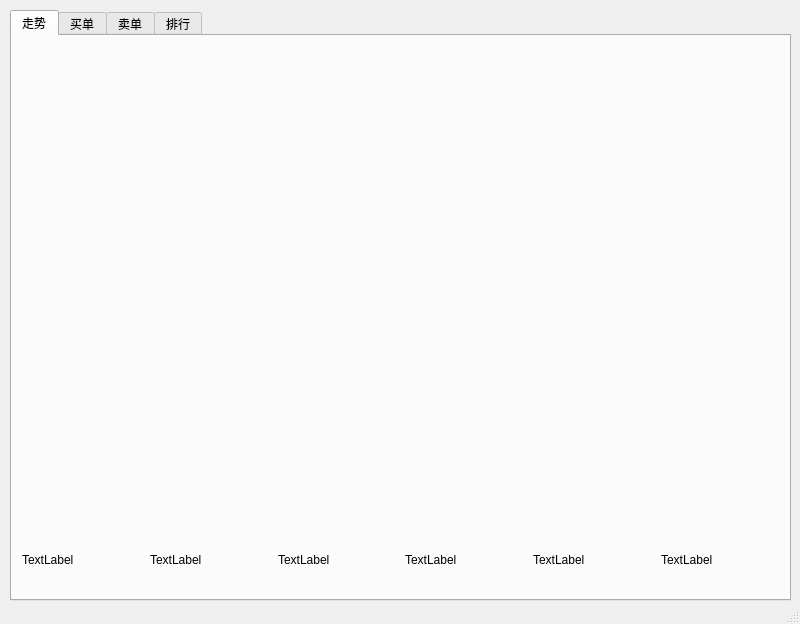
<?xml version="1.0" encoding="UTF-8"?>
<ui version="4.0">
 <class>MainWindow</class>
 <widget class="QMainWindow" name="MainWindow">
  <property name="geometry">
   <rect>
    <x>0</x>
    <y>0</y>
    <width>800</width>
    <height>624</height>
   </rect>
  </property>
  <property name="windowTitle">
   <string>MainWindow</string>
  </property>
  <widget class="QWidget" name="centralwidget">
   <widget class="QTabWidget" name="tabWidget">
    <property name="geometry">
     <rect>
      <x>10</x>
      <y>10</y>
      <width>781</width>
      <height>591</height>
     </rect>
    </property>
    <property name="currentIndex">
     <number>0</number>
    </property>
    <widget class="QWidget" name="tab">
     <attribute name="title">
      <string>走势</string>
     </attribute>
     <widget class="QWidget" name="verticalLayoutWidget">
      <property name="geometry">
       <rect>
        <x>10</x>
        <y>10</y>
        <width>761</width>
        <height>521</height>
       </rect>
      </property>
      <layout class="QVBoxLayout" name="verticalLayout" stretch="8,0">
       <item>
        <widget class="coinchart" name="chartview" native="true">
         <property name="enabled">
          <bool>true</bool>
         </property>
        </widget>
       </item>
       <item>
        <layout class="QHBoxLayout" name="horizontalLayout_4">
         <item>
          <widget class="QLabel" name="label">
           <property name="text">
            <string>TextLabel</string>
           </property>
          </widget>
         </item>
         <item>
          <widget class="QLabel" name="label_12">
           <property name="text">
            <string>TextLabel</string>
           </property>
          </widget>
         </item>
         <item>
          <widget class="QLabel" name="label_13">
           <property name="text">
            <string>TextLabel</string>
           </property>
          </widget>
         </item>
         <item>
          <widget class="QLabel" name="label_14">
           <property name="text">
            <string>TextLabel</string>
           </property>
          </widget>
         </item>
         <item>
          <widget class="QLabel" name="label_15">
           <property name="text">
            <string>TextLabel</string>
           </property>
          </widget>
         </item>
         <item>
          <widget class="QLabel" name="label_16">
           <property name="text">
            <string>TextLabel</string>
           </property>
          </widget>
         </item>
        </layout>
       </item>
      </layout>
     </widget>
    </widget>
    <widget class="QWidget" name="tab_2">
     <attribute name="title">
      <string>买单</string>
     </attribute>
     <widget class="QScrollArea" name="scrollArea">
      <property name="geometry">
       <rect>
        <x>10</x>
        <y>10</y>
        <width>759</width>
        <height>519</height>
       </rect>
      </property>
      <property name="widgetResizable">
       <bool>true</bool>
      </property>
      <widget class="QWidget" name="scrollAreaWidgetContents">
       <property name="geometry">
        <rect>
         <x>0</x>
         <y>0</y>
         <width>757</width>
         <height>517</height>
        </rect>
       </property>
       <widget class="QWidget" name="verticalLayoutWidget_2">
        <property name="geometry">
         <rect>
          <x>290</x>
          <y>0</y>
          <width>461</width>
          <height>511</height>
         </rect>
        </property>
        <layout class="QVBoxLayout" name="verticalLayout_2">
         <item>
          <widget class="QLabel" name="label_3">
           <property name="text">
            <string>类型</string>
           </property>
           <property name="textFormat">
            <enum>Qt::AutoText</enum>
           </property>
          </widget>
         </item>
         <item>
          <widget class="QLabel" name="label_4">
           <property name="text">
            <string>价格</string>
           </property>
          </widget>
         </item>
         <item>
          <widget class="QLabel" name="label_2">
           <property name="text">
            <string>数量</string>
           </property>
          </widget>
         </item>
         <item>
          <layout class="QHBoxLayout" name="horizontalLayout">
           <item>
            <widget class="QLabel" name="label_5">
             <property name="text">
              <string>出售数量</string>
             </property>
            </widget>
           </item>
           <item>
            <widget class="QLineEdit" name="lineEdit"/>
           </item>
          </layout>
         </item>
         <item>
          <widget class="QPushButton" name="pushButton">
           <property name="text">
            <string>卖</string>
           </property>
          </widget>
         </item>
        </layout>
       </widget>
       <widget class="QWidget" name="verticalLayoutWidget_4">
        <property name="geometry">
         <rect>
          <x>10</x>
          <y>0</y>
          <width>271</width>
          <height>501</height>
         </rect>
        </property>
        <layout class="QVBoxLayout" name="verticalLayout_4">
         <item>
          <widget class="QLabel" name="label_10">
           <property name="text">
            <string>买单列表</string>
           </property>
          </widget>
         </item>
         <item>
          <widget class="QListWidget" name="listWidget"/>
         </item>
        </layout>
       </widget>
      </widget>
     </widget>
    </widget>
    <widget class="QWidget" name="tab_3">
     <attribute name="title">
      <string>卖单</string>
     </attribute>
     <widget class="QScrollArea" name="scrollArea_2">
      <property name="geometry">
       <rect>
        <x>10</x>
        <y>10</y>
        <width>759</width>
        <height>519</height>
       </rect>
      </property>
      <property name="widgetResizable">
       <bool>true</bool>
      </property>
      <widget class="QWidget" name="scrollAreaWidgetContents_2">
       <property name="geometry">
        <rect>
         <x>0</x>
         <y>0</y>
         <width>757</width>
         <height>517</height>
        </rect>
       </property>
       <widget class="QWidget" name="verticalLayoutWidget_3">
        <property name="geometry">
         <rect>
          <x>290</x>
          <y>0</y>
          <width>461</width>
          <height>511</height>
         </rect>
        </property>
        <layout class="QVBoxLayout" name="verticalLayout_3">
         <item>
          <widget class="QLabel" name="label_6">
           <property name="text">
            <string>类型</string>
           </property>
          </widget>
         </item>
         <item>
          <widget class="QLabel" name="label_7">
           <property name="text">
            <string>价格</string>
           </property>
          </widget>
         </item>
         <item>
          <widget class="QLabel" name="label_8">
           <property name="text">
            <string>数量</string>
           </property>
          </widget>
         </item>
         <item>
          <layout class="QHBoxLayout" name="horizontalLayout_2">
           <item>
            <widget class="QLabel" name="label_9">
             <property name="text">
              <string>&lt;html&gt;&lt;head/&gt;&lt;body&gt;&lt;p&gt;购买数量&lt;/p&gt;&lt;/body&gt;&lt;/html&gt;</string>
             </property>
            </widget>
           </item>
           <item>
            <widget class="QLineEdit" name="lineEdit_2"/>
           </item>
          </layout>
         </item>
         <item>
          <widget class="QPushButton" name="pushButton_2">
           <property name="text">
            <string>买</string>
           </property>
          </widget>
         </item>
        </layout>
       </widget>
       <widget class="QWidget" name="verticalLayoutWidget_5">
        <property name="geometry">
         <rect>
          <x>10</x>
          <y>0</y>
          <width>271</width>
          <height>501</height>
         </rect>
        </property>
        <layout class="QVBoxLayout" name="verticalLayout_5">
         <item>
          <widget class="QLabel" name="label_11">
           <property name="text">
            <string>卖单列表</string>
           </property>
          </widget>
         </item>
         <item>
          <widget class="QListWidget" name="listWidget_2"/>
         </item>
        </layout>
       </widget>
      </widget>
     </widget>
    </widget>
    <widget class="QWidget" name="tab_4">
     <attribute name="title">
      <string>排行</string>
     </attribute>
     <widget class="QListWidget" name="listWidget_3">
      <property name="geometry">
       <rect>
        <x>20</x>
        <y>20</y>
        <width>741</width>
        <height>511</height>
       </rect>
      </property>
     </widget>
    </widget>
   </widget>
  </widget>
  <widget class="QMenuBar" name="menubar">
   <property name="geometry">
    <rect>
     <x>0</x>
     <y>0</y>
     <width>800</width>
     <height>25</height>
    </rect>
   </property>
  </widget>
  <widget class="QStatusBar" name="statusbar"/>
 </widget>
 <customwidgets>
  <customwidget>
   <class>coinchart</class>
   <extends>QWidget</extends>
   <header>coinchart.h</header>
   <container>1</container>
  </customwidget>
 </customwidgets>
 <resources/>
 <connections/>
</ui>
